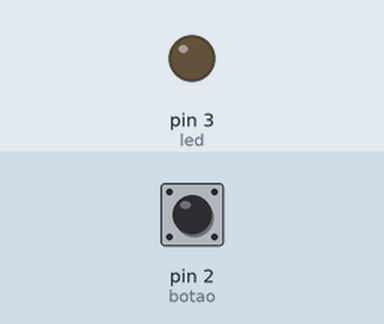
Bench run of a sketch on a simulated Arduino Uno, built with avr-gcc and run on an emulated ATmega328P. Parts: output pins drawn as LEDs (lit = HIGH). The inputs (shaded band) are chosen by the test bench; at power-on: pin 2 (botao) LOW.

Above: at 1.2 s.
1.3 s: pin 2 (botao) pulled HIGH for 0.15 s
At 1.37 s:
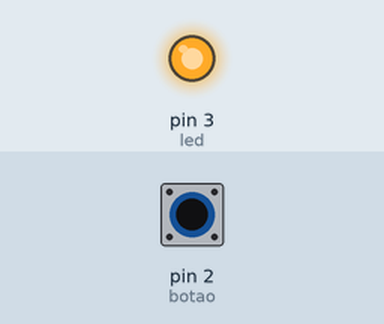
2.9 s: pin 2 (botao) pulled HIGH for 3.2 s
At 6.7 s:
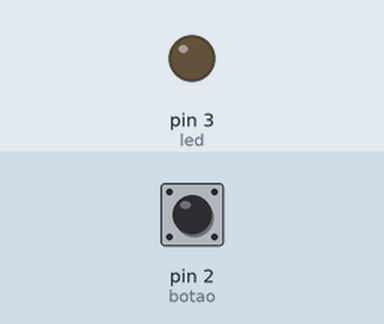
Timing chart, 0 to 8.2 s (numbered marks = the images above; inputs shaded):
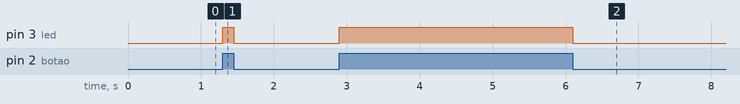

The sketch:

push_button.ino
```cpp
//Setando os pinos que serão usados
const int botao = 2;
const int led = 3;

void setup()
{
  pinMode(botao, INPUT); //Configurando o pino 2 como pino de entrada
  pinMode(led, OUTPUT); //Configurando o pino 3 como pino de saída
}

void loop()
{
  if(digitalRead(botao) == HIGH) //No caso de o push button estar em nível alto
    digitalWrite(led, HIGH); //O led acende
  else
    digitalWrite(led, LOW); //Caso contrário, ele apaga
}
```

Measured:
- after the input at 1.3 s, pin 3 (led): LOW → HIGH at once, → LOW 0.15 s later
- after the input at 2.9 s, pin 3 (led): LOW → HIGH at once, → LOW 3.2 s later
